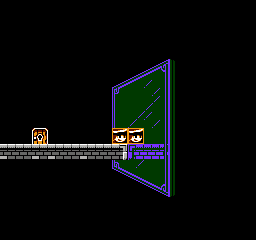

This is a level from a 2D game, rendered from its Tiled map with the project's own tilesets. A one-line summary and the complete map file follow:
An orthogonal 16x15 tile map with 16x16 px tiles, 2 tile layers (Background, Dynamics), 1 hidden layer not drawn and 1 object (view_area).

<map version="1.2" tiledversion="1.3.1" orientation="orthogonal" renderorder="right-down" compressionlevel="0" width="16" height="15" tilewidth="16" tileheight="16" infinite="0" nextlayerid="6" nextobjectid="8">
 <editorsettings>
  <export target="." format="json" />
 </editorsettings>
 <properties>
  <property name="BG_Palette_Override" type="int" value="1" />
  <property name="SPR_Palette_Override" type="int" value="1" />
 </properties>
 <tileset firstgid="1" source="nametable.tsx" />
 <imagelayer id="2" name="Guide" visible="0" offsetx="64" offsety="-80">
  <image source="map.png" width="1024" height="512" />
 </imagelayer>
 <layer id="1" name="Background" width="16" height="15">
  <data encoding="csv">
22,22,22,22,22,22,22,22,22,22,22,22,22,22,22,22,
22,22,22,22,22,22,22,22,22,22,22,22,22,22,22,22,
22,22,22,22,22,22,22,22,22,22,22,22,22,22,22,22,
22,22,22,22,22,22,22,22,22,93,96,22,22,22,22,22,
22,22,22,22,22,22,22,93,94,95,112,22,22,22,22,22,
22,22,22,22,22,22,22,109,110,87,84,22,22,22,22,22,
22,22,22,22,22,22,22,92,85,88,84,22,22,22,22,22,
22,22,22,22,22,22,22,92,88,87,84,22,22,22,22,22,
78,22,22,22,22,22,22,92,85,79,84,22,22,22,22,78,
44,2,44,44,2,44,2,3,59,60,111,78,78,78,78,78,
22,22,22,22,22,22,22,108,86,85,84,22,22,22,22,22,
22,22,22,22,22,22,22,22,89,90,91,22,22,22,22,22,
22,22,22,22,22,22,22,22,22,22,107,22,22,22,22,22,
22,22,22,22,22,22,22,22,22,22,22,22,22,22,22,22,
22,22,22,22,22,22,22,22,22,22,22,22,22,22,22,22
</data>
 </layer>
 <layer id="3" name="Dynamics" width="16" height="15">
  <data encoding="csv">
0,0,0,0,0,0,0,0,0,0,0,0,0,0,0,0,
0,0,0,0,0,0,0,0,0,0,0,0,0,0,0,0,
0,0,0,0,0,0,0,0,0,0,0,0,0,0,0,0,
0,0,0,0,0,0,0,0,0,0,0,0,0,0,0,0,
0,0,0,0,0,0,0,0,0,0,0,0,0,0,0,0,
0,0,0,0,0,0,0,0,0,0,0,0,0,0,0,0,
0,0,0,0,0,0,0,0,0,0,0,0,0,0,0,0,
0,0,0,0,0,0,0,0,0,0,0,0,0,0,0,0,
0,0,71,0,0,0,0,65,65,0,0,78,78,78,0,0,
0,0,0,0,0,0,0,0,0,0,0,0,0,0,0,0,
0,0,0,0,0,0,0,0,0,0,0,0,0,0,0,0,
0,0,0,0,0,0,0,0,0,0,0,0,0,0,0,0,
0,0,0,0,0,0,0,0,0,0,0,0,0,0,0,0,
0,0,0,0,0,0,0,0,0,0,0,0,0,0,0,0,
0,0,0,0,0,0,0,0,0,0,0,0,0,0,0,0
</data>
 </layer>
 <objectgroup id="5" name="Object Layer 1">
  <object id="2" name="Safe Area" type="view_area" x="16" y="32" width="224" height="192" />
 </objectgroup>
</map>
